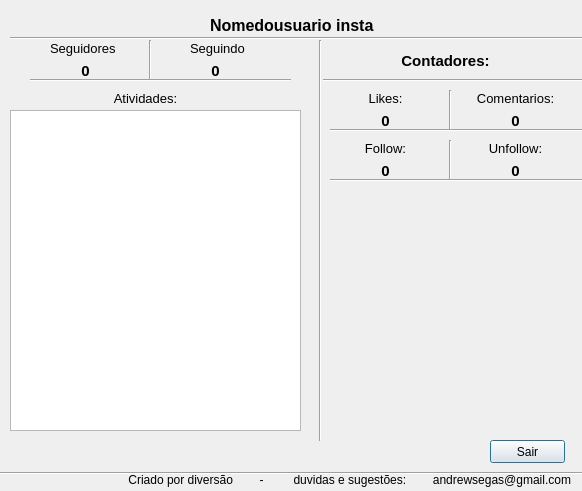
<?xml version="1.0" encoding="UTF-8"?>
<ui version="4.0">
 <class>mainTela</class>
 <widget class="QDialog" name="mainTela">
  <property name="geometry">
   <rect>
    <x>0</x>
    <y>0</y>
    <width>582</width>
    <height>491</height>
   </rect>
  </property>
  <property name="windowTitle">
   <string>Instaboost - Beta</string>
  </property>
  <widget class="QLabel" name="labelNome">
   <property name="geometry">
    <rect>
     <x>210</x>
     <y>10</y>
     <width>191</width>
     <height>31</height>
    </rect>
   </property>
   <property name="sizePolicy">
    <sizepolicy hsizetype="Preferred" vsizetype="Preferred">
     <horstretch>0</horstretch>
     <verstretch>0</verstretch>
    </sizepolicy>
   </property>
   <property name="font">
    <font>
     <pointsize>12</pointsize>
     <weight>75</weight>
     <bold>true</bold>
    </font>
   </property>
   <property name="text">
    <string>Nomedousuario insta</string>
   </property>
  </widget>
  <widget class="Line" name="line">
   <property name="geometry">
    <rect>
     <x>10</x>
     <y>30</y>
     <width>581</width>
     <height>16</height>
    </rect>
   </property>
   <property name="orientation">
    <enum>Qt::Horizontal</enum>
   </property>
  </widget>
  <widget class="Line" name="line_2">
   <property name="geometry">
    <rect>
     <x>330</x>
     <y>120</y>
     <width>261</width>
     <height>20</height>
    </rect>
   </property>
   <property name="orientation">
    <enum>Qt::Horizontal</enum>
   </property>
  </widget>
  <widget class="Line" name="line_3">
   <property name="geometry">
    <rect>
     <x>440</x>
     <y>90</y>
     <width>20</width>
     <height>40</height>
    </rect>
   </property>
   <property name="orientation">
    <enum>Qt::Vertical</enum>
   </property>
  </widget>
  <widget class="Line" name="line_4">
   <property name="geometry">
    <rect>
     <x>0</x>
     <y>458</y>
     <width>621</width>
     <height>30</height>
    </rect>
   </property>
   <property name="orientation">
    <enum>Qt::Horizontal</enum>
   </property>
  </widget>
  <widget class="QLabel" name="label_4">
   <property name="geometry">
    <rect>
     <x>0</x>
     <y>470</y>
     <width>571</width>
     <height>20</height>
    </rect>
   </property>
   <property name="font">
    <font>
     <pointsize>9</pointsize>
     <weight>50</weight>
     <bold>false</bold>
    </font>
   </property>
   <property name="text">
    <string>Criado por diversão        -         duvidas e sugestões:        andrewsegas@gmail.com</string>
   </property>
   <property name="alignment">
    <set>Qt::AlignRight|Qt::AlignTrailing|Qt::AlignVCenter</set>
   </property>
  </widget>
  <widget class="Line" name="line_5">
   <property name="geometry">
    <rect>
     <x>30</x>
     <y>70</y>
     <width>261</width>
     <height>20</height>
    </rect>
   </property>
   <property name="orientation">
    <enum>Qt::Horizontal</enum>
   </property>
  </widget>
  <widget class="Line" name="line_6">
   <property name="geometry">
    <rect>
     <x>140</x>
     <y>40</y>
     <width>20</width>
     <height>40</height>
    </rect>
   </property>
   <property name="orientation">
    <enum>Qt::Vertical</enum>
   </property>
  </widget>
  <widget class="QLabel" name="label_5">
   <property name="geometry">
    <rect>
     <x>50</x>
     <y>40</y>
     <width>71</width>
     <height>16</height>
    </rect>
   </property>
   <property name="font">
    <font>
     <pointsize>10</pointsize>
    </font>
   </property>
   <property name="text">
    <string>Seguidores</string>
   </property>
  </widget>
  <widget class="QLabel" name="label_6">
   <property name="geometry">
    <rect>
     <x>190</x>
     <y>40</y>
     <width>61</width>
     <height>16</height>
    </rect>
   </property>
   <property name="font">
    <font>
     <pointsize>10</pointsize>
    </font>
   </property>
   <property name="text">
    <string>Seguindo</string>
   </property>
  </widget>
  <widget class="QLabel" name="labelSeguidores">
   <property name="geometry">
    <rect>
     <x>50</x>
     <y>61</y>
     <width>71</width>
     <height>20</height>
    </rect>
   </property>
   <property name="font">
    <font>
     <pointsize>11</pointsize>
     <weight>75</weight>
     <bold>true</bold>
    </font>
   </property>
   <property name="text">
    <string>0</string>
   </property>
   <property name="alignment">
    <set>Qt::AlignCenter</set>
   </property>
  </widget>
  <widget class="QLabel" name="labelSeguindo">
   <property name="geometry">
    <rect>
     <x>180</x>
     <y>60</y>
     <width>71</width>
     <height>21</height>
    </rect>
   </property>
   <property name="font">
    <font>
     <pointsize>11</pointsize>
     <weight>75</weight>
     <bold>true</bold>
    </font>
   </property>
   <property name="text">
    <string>0</string>
   </property>
   <property name="alignment">
    <set>Qt::AlignCenter</set>
   </property>
  </widget>
  <widget class="Line" name="line_7">
   <property name="geometry">
    <rect>
     <x>310</x>
     <y>40</y>
     <width>21</width>
     <height>401</height>
    </rect>
   </property>
   <property name="orientation">
    <enum>Qt::Vertical</enum>
   </property>
  </widget>
  <widget class="QPushButton" name="sairButton">
   <property name="geometry">
    <rect>
     <x>490</x>
     <y>440</y>
     <width>75</width>
     <height>23</height>
    </rect>
   </property>
   <property name="text">
    <string>Sair</string>
   </property>
  </widget>
  <widget class="QLabel" name="labelLikes">
   <property name="geometry">
    <rect>
     <x>350</x>
     <y>111</y>
     <width>71</width>
     <height>20</height>
    </rect>
   </property>
   <property name="font">
    <font>
     <pointsize>11</pointsize>
     <weight>75</weight>
     <bold>true</bold>
    </font>
   </property>
   <property name="text">
    <string>0</string>
   </property>
   <property name="alignment">
    <set>Qt::AlignCenter</set>
   </property>
  </widget>
  <widget class="QLabel" name="label_7">
   <property name="geometry">
    <rect>
     <x>350</x>
     <y>90</y>
     <width>71</width>
     <height>16</height>
    </rect>
   </property>
   <property name="font">
    <font>
     <pointsize>10</pointsize>
    </font>
   </property>
   <property name="text">
    <string>Likes:</string>
   </property>
   <property name="alignment">
    <set>Qt::AlignCenter</set>
   </property>
  </widget>
  <widget class="QLabel" name="labelComent">
   <property name="geometry">
    <rect>
     <x>480</x>
     <y>111</y>
     <width>71</width>
     <height>20</height>
    </rect>
   </property>
   <property name="font">
    <font>
     <pointsize>11</pointsize>
     <weight>75</weight>
     <bold>true</bold>
    </font>
   </property>
   <property name="text">
    <string>0</string>
   </property>
   <property name="alignment">
    <set>Qt::AlignCenter</set>
   </property>
  </widget>
  <widget class="QLabel" name="label_8">
   <property name="geometry">
    <rect>
     <x>470</x>
     <y>90</y>
     <width>91</width>
     <height>16</height>
    </rect>
   </property>
   <property name="font">
    <font>
     <pointsize>10</pointsize>
    </font>
   </property>
   <property name="text">
    <string>Comentarios:</string>
   </property>
   <property name="alignment">
    <set>Qt::AlignCenter</set>
   </property>
  </widget>
  <widget class="QListWidget" name="listWidget">
   <property name="geometry">
    <rect>
     <x>10</x>
     <y>110</y>
     <width>291</width>
     <height>321</height>
    </rect>
   </property>
  </widget>
  <widget class="QLabel" name="label_11">
   <property name="geometry">
    <rect>
     <x>100</x>
     <y>90</y>
     <width>91</width>
     <height>16</height>
    </rect>
   </property>
   <property name="font">
    <font>
     <pointsize>10</pointsize>
    </font>
   </property>
   <property name="text">
    <string>Atividades:</string>
   </property>
   <property name="alignment">
    <set>Qt::AlignCenter</set>
   </property>
  </widget>
  <widget class="QLabel" name="labelFollow">
   <property name="geometry">
    <rect>
     <x>350</x>
     <y>161</y>
     <width>71</width>
     <height>20</height>
    </rect>
   </property>
   <property name="font">
    <font>
     <pointsize>11</pointsize>
     <weight>75</weight>
     <bold>true</bold>
    </font>
   </property>
   <property name="text">
    <string>0</string>
   </property>
   <property name="alignment">
    <set>Qt::AlignCenter</set>
   </property>
  </widget>
  <widget class="QLabel" name="labelUnfollow">
   <property name="geometry">
    <rect>
     <x>480</x>
     <y>161</y>
     <width>71</width>
     <height>20</height>
    </rect>
   </property>
   <property name="font">
    <font>
     <pointsize>11</pointsize>
     <weight>75</weight>
     <bold>true</bold>
    </font>
   </property>
   <property name="text">
    <string>0</string>
   </property>
   <property name="alignment">
    <set>Qt::AlignCenter</set>
   </property>
  </widget>
  <widget class="QLabel" name="label_9">
   <property name="geometry">
    <rect>
     <x>470</x>
     <y>140</y>
     <width>91</width>
     <height>16</height>
    </rect>
   </property>
   <property name="font">
    <font>
     <pointsize>10</pointsize>
    </font>
   </property>
   <property name="text">
    <string>Unfollow:</string>
   </property>
   <property name="alignment">
    <set>Qt::AlignCenter</set>
   </property>
  </widget>
  <widget class="Line" name="line_8">
   <property name="geometry">
    <rect>
     <x>330</x>
     <y>170</y>
     <width>261</width>
     <height>20</height>
    </rect>
   </property>
   <property name="orientation">
    <enum>Qt::Horizontal</enum>
   </property>
  </widget>
  <widget class="Line" name="line_9">
   <property name="geometry">
    <rect>
     <x>440</x>
     <y>140</y>
     <width>20</width>
     <height>40</height>
    </rect>
   </property>
   <property name="orientation">
    <enum>Qt::Vertical</enum>
   </property>
  </widget>
  <widget class="QLabel" name="label_10">
   <property name="geometry">
    <rect>
     <x>350</x>
     <y>140</y>
     <width>71</width>
     <height>16</height>
    </rect>
   </property>
   <property name="font">
    <font>
     <pointsize>10</pointsize>
    </font>
   </property>
   <property name="text">
    <string>Follow:</string>
   </property>
   <property name="alignment">
    <set>Qt::AlignCenter</set>
   </property>
  </widget>
  <widget class="Line" name="line_10">
   <property name="geometry">
    <rect>
     <x>323</x>
     <y>70</y>
     <width>261</width>
     <height>20</height>
    </rect>
   </property>
   <property name="orientation">
    <enum>Qt::Horizontal</enum>
   </property>
  </widget>
  <widget class="QLabel" name="label_12">
   <property name="geometry">
    <rect>
     <x>400</x>
     <y>50</y>
     <width>91</width>
     <height>21</height>
    </rect>
   </property>
   <property name="font">
    <font>
     <pointsize>11</pointsize>
     <weight>75</weight>
     <bold>true</bold>
    </font>
   </property>
   <property name="text">
    <string>Contadores:</string>
   </property>
   <property name="alignment">
    <set>Qt::AlignCenter</set>
   </property>
  </widget>
 </widget>
 <resources/>
 <connections/>
</ui>
